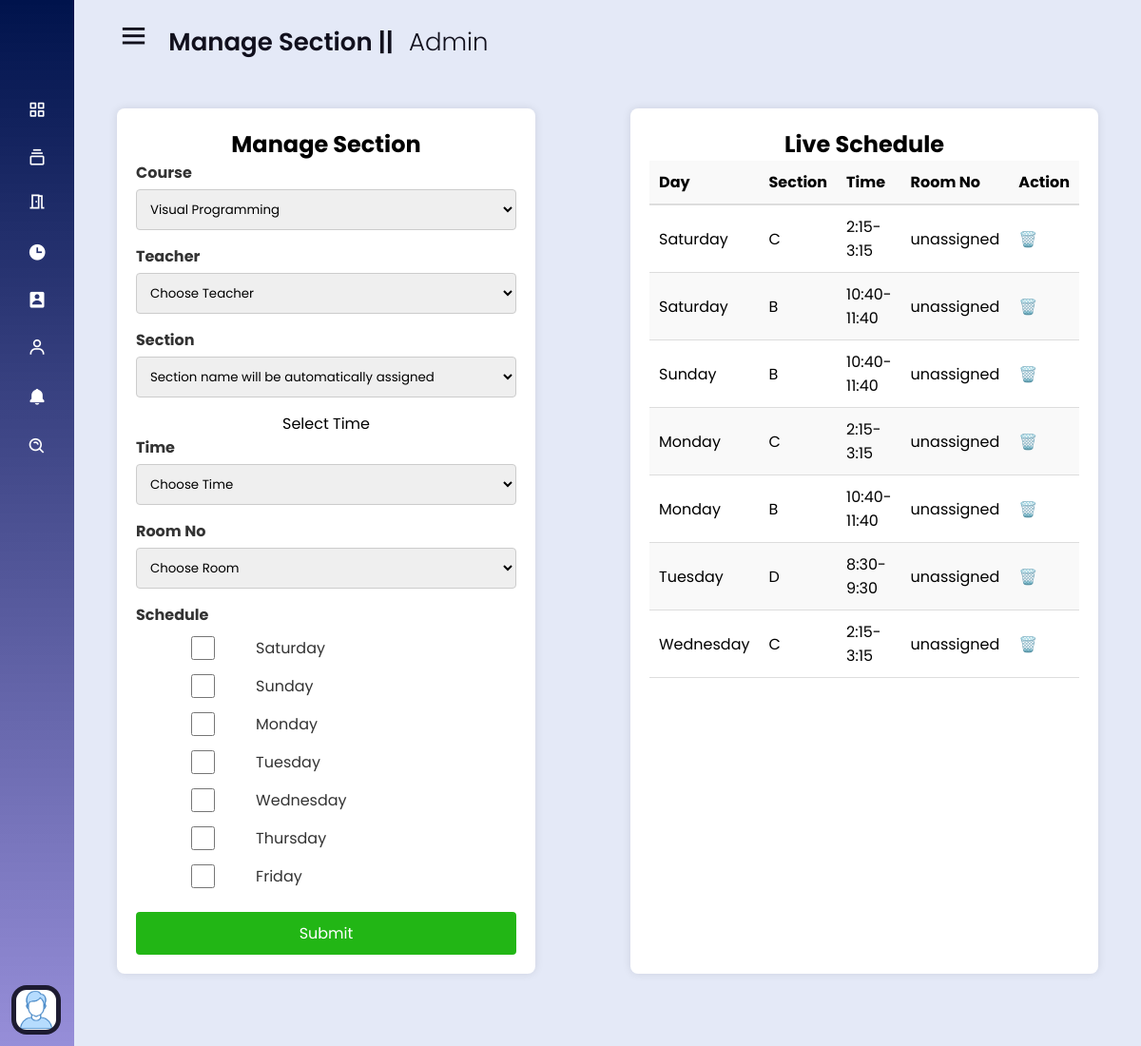
The page /admin/pages/manageSection.php?course=6 (signed in) on the database its author committed.
### tables this page shows
CREATE TABLE IF NOT EXISTS `sections` (
  `id` int NOT NULL AUTO_INCREMENT,
  `teacher_id` int NOT NULL,
  `course_id` int NOT NULL,
  `room_id` int DEFAULT NULL,
  `days` text NOT NULL,
  `time` varchar(50) NOT NULL DEFAULT '',
  `section` varchar(50) NOT NULL DEFAULT '',
  `room` int DEFAULT NULL,
  PRIMARY KEY (`id`),
  UNIQUE KEY `id` (`id`),
  KEY `course_id` (`course_id`),
  KEY `teacher_id` (`teacher_id`),
  KEY `room_id` (`room_id`)
);

### admin/pages/manageSection.php (the view, shortened to what this page needs)
<?php
require_once('../includes/dbconnection.php');
$courses_sql = "SELECT * FROM course_db";
$result = mysqli_query($conn, $courses_sql);
$courses = [];
if ($result->num_rows > 0) {
  while ($row = mysqli_fetch_assoc($result)) {
    $courses[] = $row;
  }
} else {
  $error = "No data found";
}
$day_options = ['Saturday', 'Sunday', 'Monday', 'Tuesday', 'Wednesday', 'Thursday', 'Friday'];
$schedules = [];
if (isset($_GET['course'])) {
  $course_id = $_GET['course'];
  $schedule_sql = "SELECT s.*, r.room_no as room, r.name
                  FROM sections s
                  LEFT JOIN rooms r ON s.room_id = r.id
                  WHERE s.course_id = '$course_id'";
  $schedule_result = mysqli_query($conn, $schedule_sql);
  if ($schedule_result && mysqli_num_rows($schedule_result) > 0) {
    while ($row = mysqli_fetch_assoc($schedule_result)) {
      $schedules[] = $row;
    }
  }
}
$sorted_schedules = [];
if (!empty($schedules)) {
  $day_order = ['Saturday', 'Sunday', 'Monday', 'Tuesday', 'Wednesday', 'Thursday', 'Friday'];
  foreach ($schedules as $schedule) {
    $days_array = explode(',', $schedule['days']);
    foreach ($days_array as $day) {
      $day = trim($day);
      $sorted_schedules[] = [
        'day' => $day,
        'section' => $schedule['section'],
        'time' => $schedule['time'],
        'room' => $schedule['room']
      ];
    }
  }
  usort($sorted_schedules, function ($a, $b) use ($day_order) {
    return array_search($a['day'], $day_order) - array_search($b['day'], $day_order);
  });
}
?>
<!DOCTYPE html>
<html lang="en">
<head>
  <link rel="stylesheet" href="../css/style.css">
  <link rel="stylesheet" href="../pages/css/adminPagesStyle.css">
  <link href='https://unpkg.com/boxicons@2.0.7/css/boxicons.min.css' rel='stylesheet'>
</head>
<body>
  <?php include_once('../includes/sidebar.php'); ?>
  <section class="home-section" style="height: 1100px;">
    <div class="home-content">
      <div class="dashboard_header">
        <i class='bx bx-menu'></i>
        <span class="text">Manage Section || <span style="font-weight: 300; margin-left: 10px;">Admin</span></span>
      </div>
      <div style="display: flex; justify-content: center;">
        <div class="admin_monitor_add">
          <h2>Manage Section</h2>
          <div class="form-group">
            <label for="course">Course</label>
            <form action="manageSection.php" method="GET">
              <select id="course" name="course" onChange="this.form.submit()" required>
                <?php
                foreach ($courses as $course) {
                  $selected = isset($_GET['course']) && $_GET['course'] == $course['c_ID'] ? 'selected' : '';
                  echo '<option value="' . $course['c_ID'] . '" ' . $selected . '>' . $course['c_title'] . '</option>';
                }
                ?>
              </select>
            </form>
          </div>
          <form class="form" action="" method="POST">
            <div class="form-group">
              <label for="teacher">Teacher</label>
              <select id="teacher" name="teacher" required>
                <option value="" disabled selected>Choose Teacher</option>
              </select>
            </div>
            <div class="form-group">
              <label for="section">Section</label>
              <select id="section" name="section">
                <option value="" disabled selected>Section name will be automatically assigned</option>
              </select>
            </div>
            <p>Select Time</p>
            <div class="form-group">
              <label for="time">Time</label>
              <select id="time" name="time" required>
                <option value="" disabled selected>Choose Time</option>
              </select>
            </div>
            <div class="form-group">
              <label for="room">Room No</label>
              <select id="room" name="room" required>
                <option value="" disabled selected>Choose Room</option>
              </select>
            </div>
            <div class="form-group">
              <label for="schedule">Schedule</label>
              <div class="form-group checkbox-group">
                <?php
                foreach ($day_options as $day) {
                  echo '
                    <div class="checkbox_align">
                      <label><input type="checkbox" name="days[]" value="' . $day . '">
                        <p style="width: 200px;">' . $day . '</p>
                      </label>
                    </div>
                  ';
                }
                ?>
              </div>
            </div>
            <button style="text-align: center; width: 400px" type="submit" name="create_section" class="add-button">Submit</button>
          </form>
        </div>
        <div class="admin_monitor_add">
          <h2>Live Schedule</h2>
          <table>
            <thead>
              <tr>
                <th>Day</th>
                <th>Section</th>
                <th>Time</th>
                <th>Room No</th>
                <th>Action</th>
              </tr>
            </thead>
            <tbody>
              <?php if (!empty($sorted_schedules)) : ?>
                <?php foreach ($sorted_schedules as $schedule) : ?>
                  <tr>
                    <td><?= $schedule['day'] ?></td>
                    <td><?= $schedule['section'] ?></td>
                    <td><?= $schedule['time'] ?></td>
                    <td><?= $schedule['room'] ?? "unassigned" ?></td>
                    <td><a href="#" class="action-delete">🗑️</a></td>
                  </tr>
                <?php endforeach; ?>
              <?php else : ?>
                <tr>
                  <td colspan="4">No schedule available for this course</td>
                </tr>
              <?php endif; ?>
            </tbody>
          </table>
        </div>
      </div>
    </div>
  </section>
</body>
</html>

### admin/css/style.css (style rules this page uses)
* { margin: 0; padding: 0; box-sizing: border-box; font-family: 'Poppins', sans-serif; }
.home-section { position: relative; background: #E4E9F7; height: 100vh; left: 260px; width: calc(100% - 260px); transition: all 0.5s ease; }
.sidebar.close~.home-section { left: 78px; width: calc(100% - 78px); }
.home-section .home-content { height: auto; align-items: center; padding: 20px 30px; }
.home-section .home-content .bx-menu, .home-section .home-content .text { color: #11101d; font-size: 35px; }
.home-section .home-content .bx-menu { margin: 0 15px; cursor: pointer; }
.home-section .home-content .text { font-size: 26px; font-weight: 600; }

### admin/pages/css/adminPagesStyle.css (style rules this page uses)
.admin_monitor_add { width: 600px; background-color: #fff; padding: 20px; box-shadow: 0 0 10px rgba(0, 0, 0, 0.1); border-radius: 8px; text-align: center; margin: 50px; }
.form-group { margin-bottom: 15px; text-align: left; }
.form-group label { display: block; margin-bottom: 5px; font-weight: bold; color: #333; }
.form-group input, .form-group select { width: 100%; padding: 10px; border: 1px solid #ccc; border-radius: 4px; box-sizing: border-box; }
.checkbox-group { display: block; }
.checkbox_align { display: flex; align-items: center; margin-right: 10px; }
.checkbox_align label, input { margin-left: 5px; font-weight: normal; padding: 5px; display: flex; }
.add-button { padding: 10px 20px; border: none; background-color: #22b615; color: white; font-size: 16px; border-radius: 4px; cursor: pointer; transition: background-color 0.3s ease; }
table { width: 100%; border-collapse: collapse; }
thead { background-color: #f9f9f9; }
thead th { text-align: left; padding: 10px; border-bottom: 2px solid #ddd; }
tbody td { padding: 10px; border-bottom: 1px solid #ddd; text-align: left; }
tbody tr:nth-child(even) { background-color: #f9f9f9; }
.action-view, .action-delete { text-decoration: none; color: #3498db; margin-right: 5px; }

### rows shown on the page
sections: day "Saturday", section "C", time "2:15-3:15", room "unassigned", day "Monday", day "Wednesday"
sections: day "Saturday", section "B", time "10:40-11:40", room "unassigned", day "Sunday", day "Monday"
sections: days "Tuesday", section "D", time "8:30-9:30", room "unassigned"

### other values the page prints
$day "Saturday"
$day "Sunday"
$day "Monday"
$day "Tuesday"
$day "Wednesday"
$day "Thursday"
$day "Friday"
form field course "Visual Programming"
